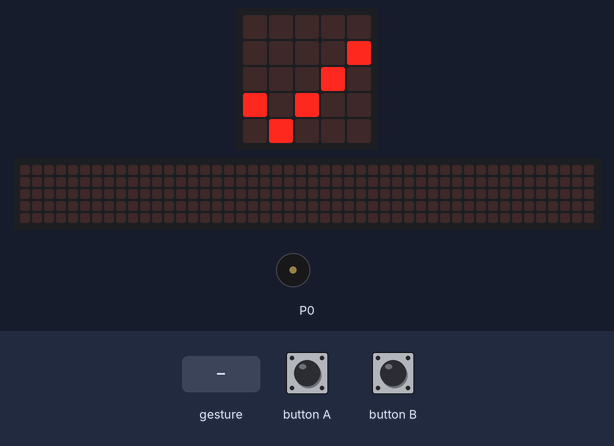
Bench run of a program on a simulated BBC micro:bit (MakeCode). Shown: the board's 5×5 LED display, a strip that is not on the board, showing the scrolling text unrolled, buzzer (waves = sounding). The test bench sets the inputs (shaded band). A tilt is held for 1.5 s and a shake lasts 1 s, then the board lies face up again; the 48×5 strip is a reading aid, not a part: it shows the text the display is scrolling, unrolled, one strip-width of it at a time.

Above: at 5.0 s.
5.1 s: gesture 'shake'
At 5.37 s:
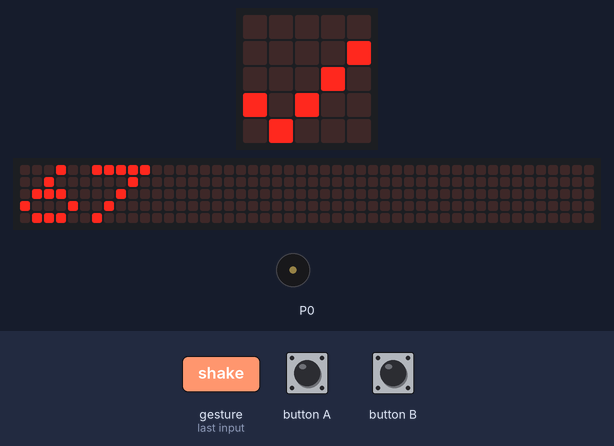
7.2 s: button B pressed for 0.15 s
10.3 s: button B pressed for 0.15 s
At 10.62 s:
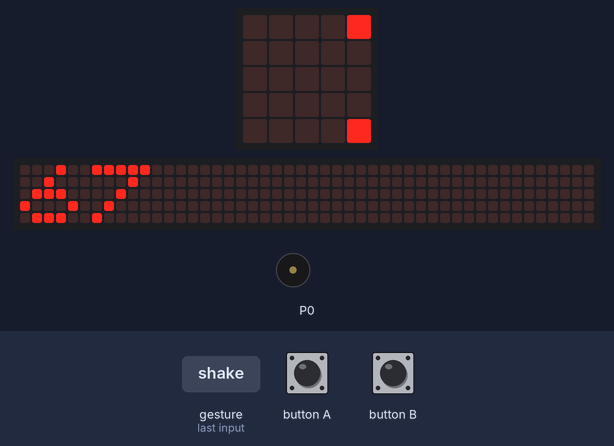
11.0 s: button B pressed for 0.15 s
At 11.22 s:
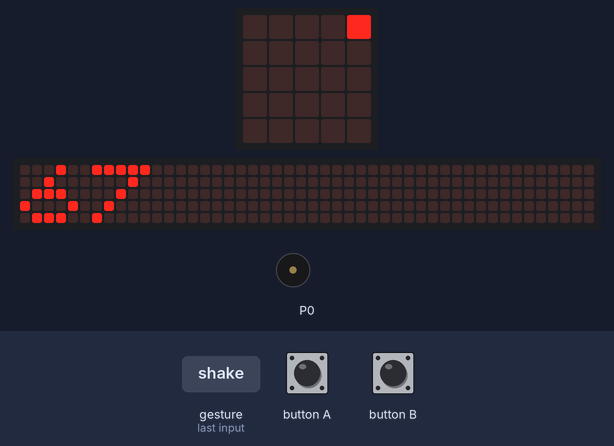
11.7 s: button B pressed 5 times (0.12 s each, 0.3 s apart)
At 12.87 s:
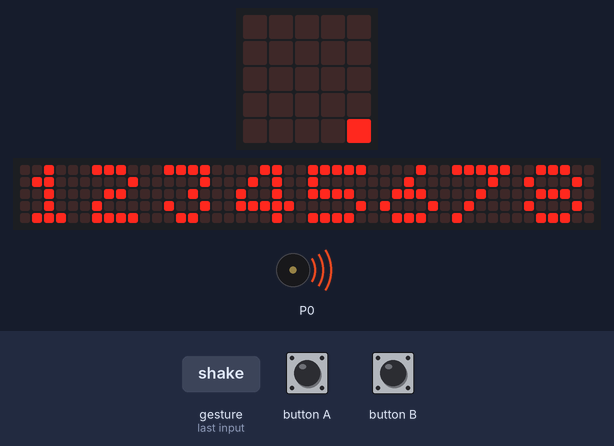
14.7 s: button A pressed for 0.15 s
Timing chart, 0 to 18.0 s (numbered marks = the images above; inputs shaded):
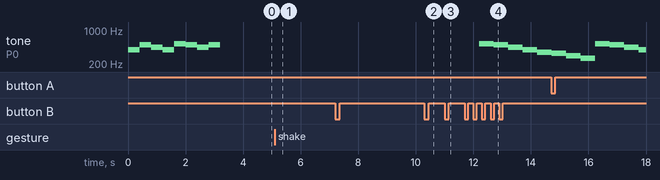

The program:

main.ts
```typescript
input.onGesture(Gesture.Shake, function () {
    for (let index = 0; index < 1; index++) {
        basic.showNumber(67)
        basic.showNumber(6)
        basic.showNumber(7)
        basic.showNumber(67)
        music.setTempo(500)
    }
    music.play(music.stringPlayable("C5 B A G F E D C ", 120), music.PlaybackMode.LoopingInBackground)
    basic.showString("12345678")
    basic.clearScreen()
    basic.showLeds(`
        . # . # .
        # # # # #
        # . . . #
        # # . # #
        # # # # #
        `)
    basic.showNumber(0)
    basic.showLeds(`
        . . # . .
        # # # # #
        # # # # #
        # . # . #
        # # . # #
        `)
    music.play(music.stringPlayable("C5 B A G F E D C ", 120), music.PlaybackMode.UntilDone)
    basic.showIcon(IconNames.Chessboard)
    led.plotBarGraph(
    0,
    5,
    true
    )
    basic.pause(500)
    basic.pause(100)
    basic.showString("theodoris")
    basic.pause(1000)
    basic.showLeds(`
        # . . . .
        . . # . .
        . # . . #
        . . # . .
        . . . . #
        `)
    basic.pause(1000)
    basic.showLeds(`
        # # . # #
        # # . # #
        . . # . .
        . # # # .
        . # . # .
        `)
    basic.pause(1000)
    basic.showLeds(`
        . . . . #
        . . . # .
        . . # . .
        . # . . .
        # . . . .
        `)
    basic.pause(1000)
    basic.showLeds(`
        # . . . .
        . # . . .
        . . # . .
        . . . # .
        . . . . #
        `)
    basic.pause(1000)
    basic.showLeds(`
        # . . . #
        . # . # .
        . . # . .
        . # . # .
        # . . . #
        `)
    basic.pause(1000)
    basic.showLeds(`
        # . . . #
        . # . # .
        # # # # #
        . # # # .
        # . . . #
        `)
    basic.pause(1000)
    basic.showLeds(`
        # . # . #
        . # # # .
        # # # # #
        . # # # .
        # . # . #
        `)
    basic.pause(1000)
    basic.showLeds(`
        # # # # #
        # # # # #
        # # # # #
        # # # # #
        # # # # #
        `)
    basic.pause(1000)
    basic.showLeds(`
        . . . . .
        . # . # #
        # . . . #
        # # . # .
        # # # . .
        `)
    basic.showLeds(`
        . . . # #
        # # # # .
        # . # # #
        # # # . #
        # # . . .
        `)
    basic.pause(1000)
    basic.showLeds(`
        . . # . .
        . # # # .
        # # # # #
        . # # # .
        . # # # .
        `)
    basic.pause(100)
    basic.showLeds(`
        . . # . .
        . # # # .
        # . # # #
        . . . . .
        . . . . .
        `)
    game.createSprite(2, 2).move(1)
})
input.onButtonPressed(Button.A, function () {
    basic.showIcon(IconNames.House)
})
input.onButtonPressed(Button.B, function () {
    basic.clearScreen()
})
music.play(music.stringPlayable("G B A G C5 B A B ", 151), music.PlaybackMode.UntilDone)
basic.showIcon(IconNames.Yes)
```

test.ts
```typescript
// οι δοκιμές πηγαίνουν εδώ, δεν θα γίνει εκτέλεση όταν αυτό το πακέτο χρησιμοποιηθεί ως επέκταση.
```

Measured:
- after the input at 5.1 s, the display: changes after 0.20 s (image 1)
- after the input at 10.3 s, the display: first differs from a run without the input after 0.15 s (image 2 shows a later state)
- after the input at 11.0 s, the display: first differs from a run without the input after 0.15 s (image 3)
- by itself, tone on P0: plays 330 Hz for 0.51 s, 294 Hz for 0.51 s, 262 Hz for 0.51 s, 523 Hz for 0.51 s, 494 Hz for 0.51 s, 440 Hz for 0.51 s … (7 notes in this stretch)
